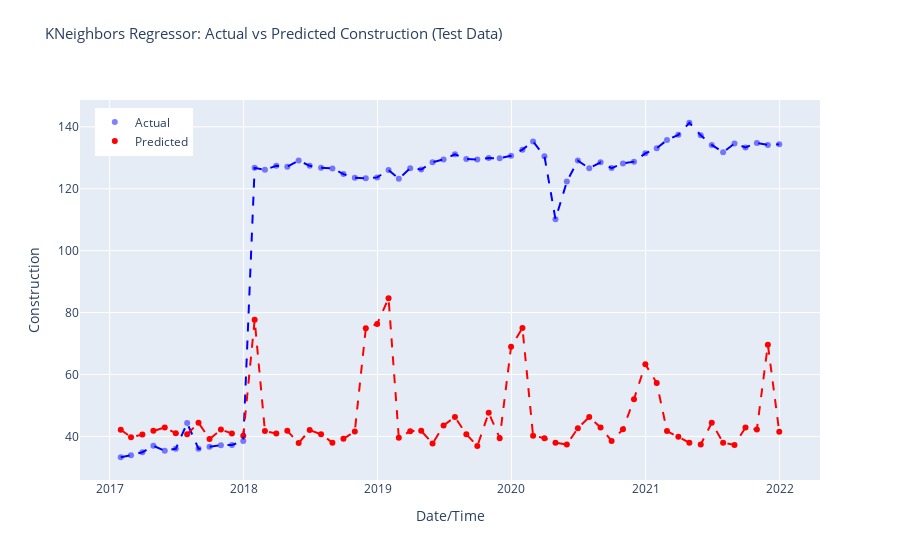

The notebook cell saved with this chart:
### Code cell
# Make predictions on the test data
y_pred = model.predict(X_test)

# Calculate evaluation metrics
mse = mean_squared_error(y_test, y_pred)
rmse = np.sqrt(mse)
r2 = r2_score(y_test, y_pred)

# Print the evaluation metrics
print('Mean Squared Error (MSE):', mse)
print('Root Mean Squared Error (RMSE):', rmse)
print('R-squared (R2):', r2)

# Combine y_test and y_pred into a DataFrame for easier plotting
predictions = pd.DataFrame({'Construction': y_test, 'prediction_label': y_pred}, index=X_test.index)

# Sort predictions DataFrame by index
predictions.sort_index(inplace=True)

# Create Plotly figure
fig = make_subplots(rows=1, cols=1, shared_xaxes=True, shared_yaxes=True)

# Add scatter plot for actual values
fig.add_trace(go.Scatter(x=predictions.index, y=predictions['Construction'],
                         mode='markers', marker=dict(color='blue', opacity=0.5),
                         name='Actual'), row=1, col=1)

# Add scatter plot for predicted values
fig.add_trace(go.Scatter(x=predictions.index, y=predictions['prediction_label'],
                         mode='markers', marker=dict(color='red'),
                         name='Predicted'), row=1, col=1)

# Add lines for sorted actual values
fig.add_trace(go.Scatter(x=predictions.index, y=predictions['Construction'].sort_index(),
                         mode='lines', line=dict(color='blue', dash='dash'),
                         showlegend=False), row=1, col=1)

# Add lines for sorted predicted values
fig.add_trace(go.Scatter(x=predictions.index, y=predictions['prediction_label'].sort_index(),
                         mode='lines', line=dict(color='red', dash='dash'),
                         showlegend=False), row=1, col=1)

fig.update_layout(title_text='KNeighbors Regressor: Actual vs Predicted Construction (Test Data)',
                  title_font_size=15, title_y=.95,
                  xaxis_title='Date/Time', yaxis_title='Construction',
                  legend=dict(x=0.02, y=0.98),
                  grid=dict(rows=1, columns=1, ygap=0.2))

# Show interactive plot
fig.show()
